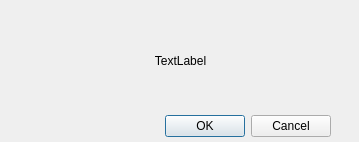
<?xml version="1.0" encoding="UTF-8"?>
<ui version="4.0">
 <class>dlg</class>
 <widget class="QDialog" name="dlg">
  <property name="geometry">
   <rect>
    <x>0</x>
    <y>0</y>
    <width>359</width>
    <height>142</height>
   </rect>
  </property>
  <property name="windowTitle">
   <string>Dialog</string>
  </property>
  <widget class="QDialogButtonBox" name="btnBox_dlg">
   <property name="geometry">
    <rect>
     <x>-10</x>
     <y>110</y>
     <width>341</width>
     <height>32</height>
    </rect>
   </property>
   <property name="orientation">
    <enum>Qt::Horizontal</enum>
   </property>
   <property name="standardButtons">
    <set>QDialogButtonBox::Cancel|QDialogButtonBox::Ok</set>
   </property>
  </widget>
  <widget class="QLabel" name="label_dlg">
   <property name="geometry">
    <rect>
     <x>10</x>
     <y>10</y>
     <width>341</width>
     <height>101</height>
    </rect>
   </property>
   <property name="text">
    <string>TextLabel</string>
   </property>
   <property name="alignment">
    <set>Qt::AlignCenter</set>
   </property>
   <property name="wordWrap">
    <bool>true</bool>
   </property>
  </widget>
 </widget>
 <resources/>
 <connections>
  <connection>
   <sender>btnBox_dlg</sender>
   <signal>accepted()</signal>
   <receiver>dlg</receiver>
   <slot>accept()</slot>
   <hints>
    <hint type="sourcelabel">
     <x>248</x>
     <y>254</y>
    </hint>
    <hint type="destinationlabel">
     <x>157</x>
     <y>274</y>
    </hint>
   </hints>
  </connection>
  <connection>
   <sender>btnBox_dlg</sender>
   <signal>rejected()</signal>
   <receiver>dlg</receiver>
   <slot>reject()</slot>
   <hints>
    <hint type="sourcelabel">
     <x>316</x>
     <y>260</y>
    </hint>
    <hint type="destinationlabel">
     <x>286</x>
     <y>274</y>
    </hint>
   </hints>
  </connection>
 </connections>
</ui>
